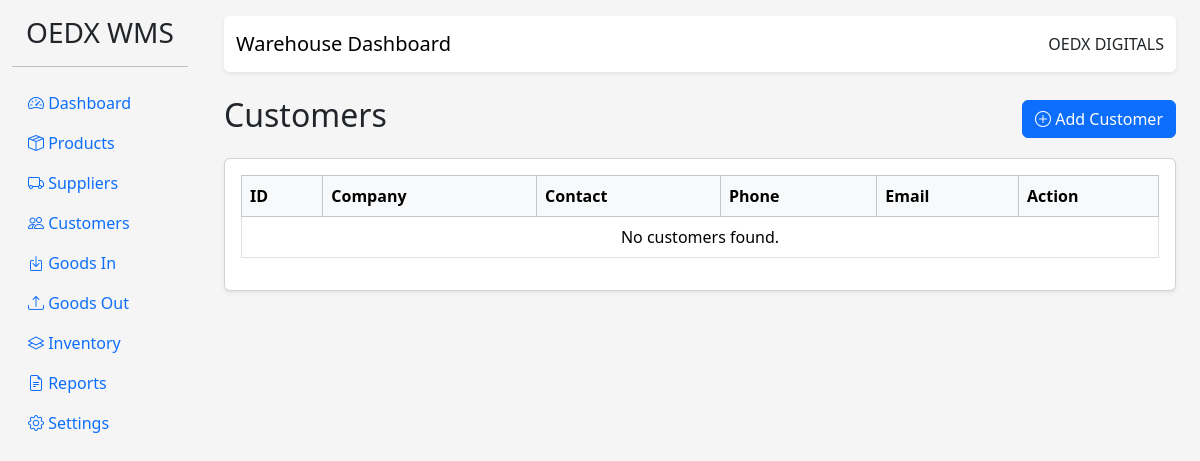
Before: /customers/ with the older database file.
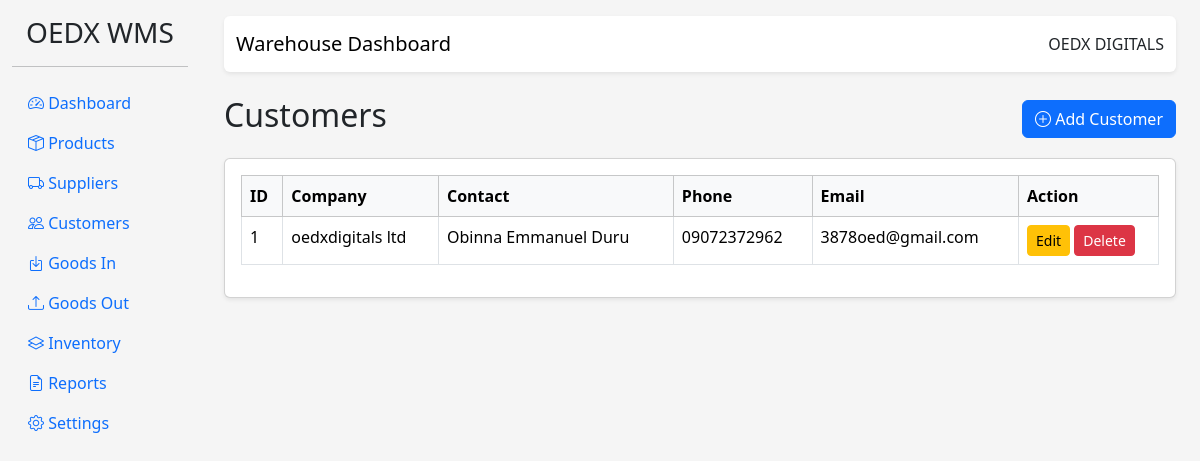
After: the same page with the newer database file.
### app/models/customer.py (models this page shows, shortened)
class Customer(db.Model):
    __tablename__ = "customers"
    id = db.Column(db.Integer, primary_key=True)
    company_name = db.Column(
        db.String(150),
        nullable=False
    )
    contact_person = db.Column(db.String(100))
    phone = db.Column(db.String(50))
    email = db.Column(db.String(100))
    address = db.Column(db.Text)
    goods_out = db.relationship(
        "GoodsOut",
        backref="customer",
        lazy=True
    )

### app/blueprints/customers.py (the view)
@customers_bp.route("/")
def index():
    customers = Customer.query.order_by(
        Customer.company_name
    ).all()
    return render_template(
        "customers/list.html",
        customers=customers
    )

### templates/customers/list.html
{% extends "base.html" %}
{% block content %}
<div class="d-flex justify-content-between align-items-center mb-3">
    <h2>Customers</h2>
    <a href="{{ url_for('customers.new') }}" class="btn btn-primary">
        <i class="bi bi-plus-circle"></i> Add Customer
    </a>
</div>
<div class="card shadow-sm">
    <div class="card-body">
        <table class="table table-bordered table-hover">
            <thead class="table-light">
                <tr>
                    <th>ID</th>
                    <th>Company</th>
                    <th>Contact</th>
                    <th>Phone</th>
                    <th>Email</th>
                    <th width="140">Action</th>
                </tr>
            </thead>
            <tbody>
            {% for customer in customers %}
                <tr>
                    <td>{{ customer.id }}</td>
                    <td>{{ customer.company_name }}</td>
                    <td>{{ customer.contact_person }}</td>
                    <td>{{ customer.phone }}</td>
                    <td>{{ customer.email }}</td>
                    <td>
                        <a href="#" class="btn btn-warning btn-sm">
                            Edit
                        </a>
                        <a href="#" class="btn btn-danger btn-sm">
                            Delete
                        </a>
                    </td>
                </tr>
            {% else %}
                <tr>
                    <td colspan="6" class="text-center">
                        No customers found.
                    </td>
                </tr>
            {% endfor %}
            </tbody>
        </table>
    </div>
</div>
{% endblock %}

Changed rows visible on the page:
added Customer: id "1", company_name "oedxdigitals ltd", contact_person "Obinna Emmanuel Duru", phone "09072372962", email "3878oed@gmail.com"
Other visible differences:
text no longer shown: "No customers found."
